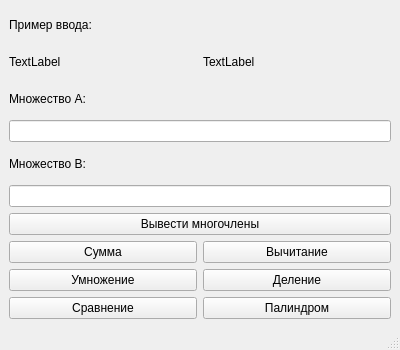
<?xml version="1.0" encoding="UTF-8"?>
<ui version="4.0">
 <class>MainWindow</class>
 <widget class="QMainWindow" name="MainWindow">
  <property name="geometry">
   <rect>
    <x>0</x>
    <y>0</y>
    <width>400</width>
    <height>350</height>
   </rect>
  </property>
  <property name="minimumSize">
   <size>
    <width>400</width>
    <height>350</height>
   </size>
  </property>
  <property name="maximumSize">
   <size>
    <width>400</width>
    <height>350</height>
   </size>
  </property>
  <property name="windowTitle">
   <string>MainWindow</string>
  </property>
  <widget class="QWidget" name="centralwidget">
   <layout class="QVBoxLayout" name="verticalLayout_2">
    <item>
     <widget class="QLabel" name="examp">
      <property name="text">
       <string>Пример ввода:</string>
      </property>
     </widget>
    </item>
    <item>
     <layout class="QHBoxLayout" name="horizontalLayout_2">
      <item>
       <widget class="QLabel" name="examp1">
        <property name="text">
         <string>TextLabel</string>
        </property>
       </widget>
      </item>
      <item>
       <widget class="QLabel" name="examp2">
        <property name="text">
         <string>TextLabel</string>
        </property>
       </widget>
      </item>
     </layout>
    </item>
    <item>
     <widget class="QLabel" name="label">
      <property name="text">
       <string>Множество А:</string>
      </property>
     </widget>
    </item>
    <item>
     <widget class="QLineEdit" name="StringA">
      <property name="sizePolicy">
       <sizepolicy hsizetype="Preferred" vsizetype="Fixed">
        <horstretch>0</horstretch>
        <verstretch>0</verstretch>
       </sizepolicy>
      </property>
     </widget>
    </item>
    <item>
     <widget class="QLabel" name="label_2">
      <property name="text">
       <string>Множество В:</string>
      </property>
     </widget>
    </item>
    <item>
     <widget class="QLineEdit" name="StringB"/>
    </item>
    <item>
     <layout class="QGridLayout" name="gridLayout">
      <item row="0" column="0" colspan="2">
       <widget class="QPushButton" name="Show">
        <property name="text">
         <string>Вывести многочлены</string>
        </property>
       </widget>
      </item>
      <item row="1" column="0">
       <widget class="QPushButton" name="Sum">
        <property name="text">
         <string>Сумма</string>
        </property>
       </widget>
      </item>
      <item row="1" column="1">
       <widget class="QPushButton" name="subtraction">
        <property name="text">
         <string>Вычитание</string>
        </property>
       </widget>
      </item>
      <item row="2" column="0">
       <widget class="QPushButton" name="mult">
        <property name="text">
         <string>Умножение</string>
        </property>
       </widget>
      </item>
      <item row="2" column="1">
       <widget class="QPushButton" name="division">
        <property name="text">
         <string>Деление</string>
        </property>
       </widget>
      </item>
      <item row="3" column="0">
       <widget class="QPushButton" name="comparison">
        <property name="text">
         <string>Сравнение</string>
        </property>
       </widget>
      </item>
      <item row="3" column="1">
       <widget class="QPushButton" name="palindrome">
        <property name="text">
         <string>Палиндром</string>
        </property>
       </widget>
      </item>
     </layout>
    </item>
   </layout>
  </widget>
  <widget class="QMenuBar" name="menubar">
   <property name="geometry">
    <rect>
     <x>0</x>
     <y>0</y>
     <width>400</width>
     <height>20</height>
    </rect>
   </property>
  </widget>
  <widget class="QStatusBar" name="statusbar"/>
 </widget>
 <resources/>
 <connections/>
</ui>
